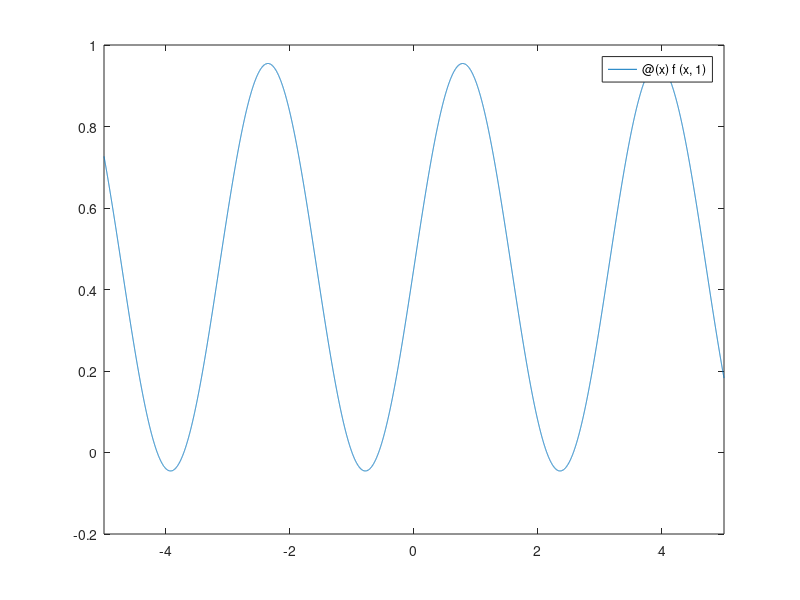

The MATLAB source for this figure:
% Michael Korzon
% Scientific Computing
% Dr. Szczurek
% Lab 4

%% Problem 1

% 1-1
person1 = struct();
person1.name = 'Michael';
person1.rank = 5;
person1.serial_number = 'a54d1921';
disp(person1);

% 1-2
person2 = struct('name', 'Michael', 
		 'rank', 5, 
		 'serial_number', 'a54d1921');
disp(person2);

% 1-3
person2.serial_number = char(person2.serial_number + '1');
disp(person2.serial_number);

%% Problem 2

% 2-a
cells = {{exp(1), 'Exponential'},
	 {rand(3), @(t) log(cos(t) + 1)}};

% 2-b
product = cells{1}{2} * cells{1}{1};
disp(product)

% 2-c
a = cells{2}{2}(pi/2);
disp(a)

%% Part 3

% 1-a
f = @(x, y) sin(x+y) .* cos(x-y);

% 1-b
g = @(x) f(x, 1);

% 1-c
limits = [-5 5];
fplot(g, limits);


%% Part 4

% 1-a
zebra = 'ZEBRA';

% 1-b
zebra = char(mod(zebra+3-65, 26) + 65)
